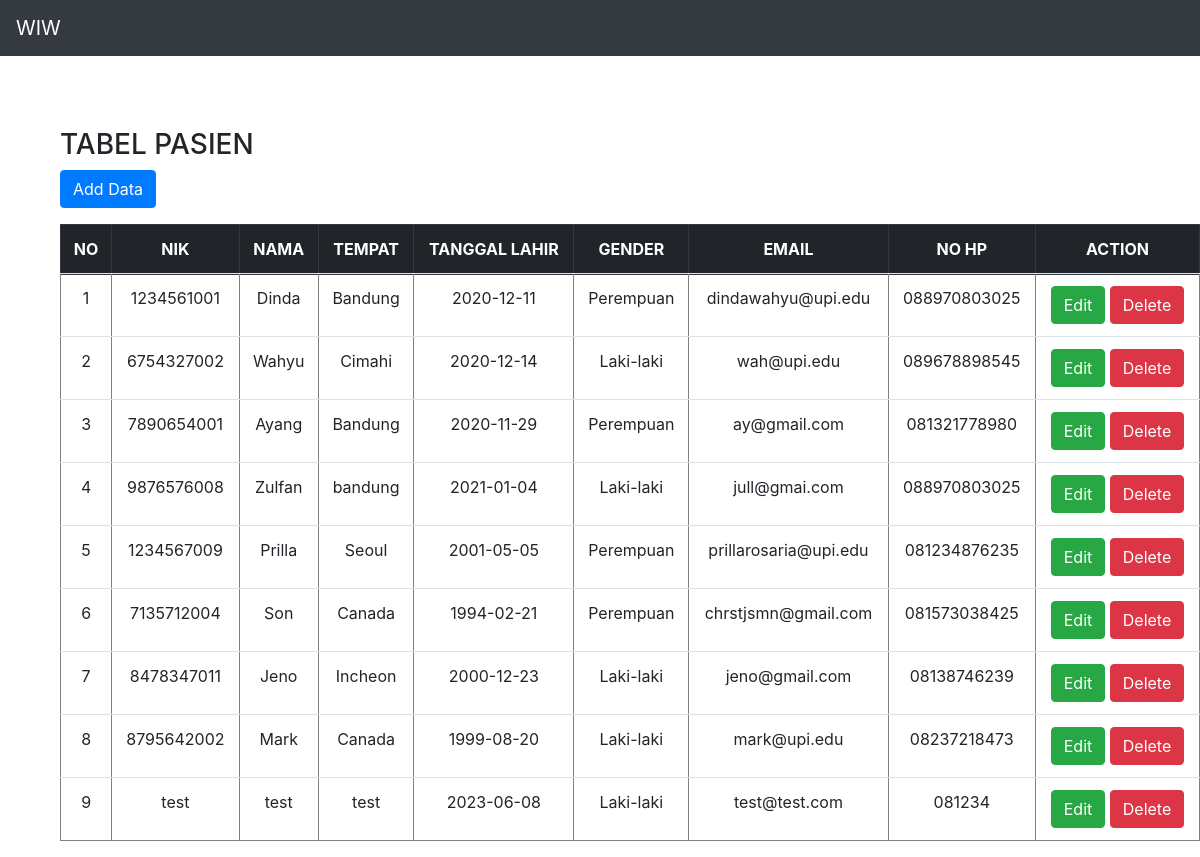
The app's page /source_code/index.php with its own data.
### tables this page shows
CREATE TABLE `pasien` (
  `id` int(11) NOT NULL,
  `nik` varchar(100) NOT NULL,
  `nama` varchar(100) NOT NULL,
  `tempat` varchar(100) NOT NULL,
  `tl` varchar(100) NOT NULL,
  `gender` varchar(10) NOT NULL,
  `email` varchar(100) NOT NULL,
  `telp` varchar(100) NOT NULL
);

### source_code/presenter/ProsesPasien.php (called while the page is built, shortened)
<?php
class ProsesPasien implements KontrakPasienPresenter
{
	private $tabelpasien;
	private $data = [];
	function __construct()
	{
		try {
			$db_host = "localhost";
			$db_user = "root";
			$db_password = "";
			$db_name = "db_lp11_mvp";
			$this->tabelpasien = new TabelPasien($db_host, $db_user, $db_password, $db_name);
			$this->data = array();
		} catch (Exception $e) {
			echo "wiw error" . $e->getMessage();
		}
	}
	function prosesDataPasien()
	{
		try {
			$this->tabelpasien->open();
			$this->tabelpasien->getPasien();
			while ($row = $this->tabelpasien->getResult()) {
				$this->data[] = $row;
			}
		} catch (Exception $e) {
			echo "wiw error part 2" . $e->getMessage();
		}
	}
	function getId($i)
	{
		return $this->data[$i]['id'];
	}
	function getNik($i)
	{
		return $this->data[$i]['nik'];
	}
	function getNama($i)
	{
		return $this->data[$i]['nama'];
	}
	function getTempat($i)
	{
		return $this->data[$i]['tempat'];
	}
	function getTl($i)
	{
		return $this->data[$i]['tl'];
	}
	function getGender($i)
	{
		return $this->data[$i]['gender'];
	}
	function getEmail($i)
	{
		return $this->data[$i]['email'];
	}
	function getTelp($i)
	{
		return $this->data[$i]['telp'];
	}
	function getSize()
	{
		return sizeof($this->data);
	}
}

### source_code/model/DB.class.php (called while the page is built, shortened)
<?php
class DB
{
	var $db_host = '';
	var $db_user = '';
	var $db_password = '';
	var $db_name = '';
	var $db_link = '';
	function __construct($db_host = '', $db_user = '', $db_password = '', $db_name = '')
	{
		$this->db_host = $db_host;
		$this->db_user = $db_user;
		$this->db_password = $db_password;
		$this->db_name = $db_name;
	}
	function open()
	{
		$this->db_link = mysqli_connect($this->db_host, $this->db_user, $this->db_password, $this->db_name);
	}
	function execute($query = "")
	{
		$this->result = mysqli_query($this->db_link, $query);
		return $this->result;
	}
}

### source_code/model/TabelPasien.class.php (called while the page is built, shortened)
<?php
class TabelPasien extends DB
{
	function getPasien()
	{
		$query = "SELECT * FROM pasien";
		return $this->execute($query);
	}
}

### source_code/view/TampilPasien.php (the view, shortened to what this page needs)
<?php
include_once("presenter/ProsesPasien.php");
class TampilPasien implements KontrakPasienView
{
	private $prosespasien;
	function __construct()
	{
		$this->prosespasien = new ProsesPasien();
	}
	function tampil()
	{
		$this->prosespasien->prosesDataPasien();
		$data = null;
		for ($i = 0; $i < $this->prosespasien->getSize(); $i++) {
			$no = $i + 1;
			$data .= "<tr>
			<td>" . $no . "</td>
			<td>" . $this->prosespasien->getNik($i) . "</td>
			<td>" . $this->prosespasien->getNama($i) . "</td>
			<td>" . $this->prosespasien->getTempat($i) . "</td>
			<td>" . $this->prosespasien->getTl($i) . "</td>
			<td>" . $this->prosespasien->getGender($i) . "</td>
			<td>" . $this->prosespasien->getEmail($i) . "</td>
			<td>" . $this->prosespasien->getTelp($i) .
				"</td>
			<td>
				<a href='index.php?action=add&id=" . $this->prosespasien->getId($i) . "'><button type='button' class='btn btn-success'>Edit</button></a>
            	<a href='index.php?action=delete&id=" . $this->prosespasien->getId($i) . "'><button type='button' class='btn btn-danger' >Delete</button></a>
          	</td>";
		}
	}
}

### source_code/index.php (shortened to what this page needs)
<?php
include("model/Template.class.php");
include("model/DB.class.php");
include("model/TabelPasien.class.php");
include("view/TampilPasien.php");
$tp = new TampilPasien();
if (isset($_GET['action'])) {
    if ($_GET['action'] == "delete") {
        $tp->deleteData($_GET['id']);
    } elseif ($_GET['action'] == "add") {
        $tp->form($_GET['id']);
    }
} else {
    $data = $tp->tampil();
}

### source_code/model/Template.class.php (shortened to what this page needs)
<?php
class Template{
	var $content = '';
	function __construct($filename = ''){
		$this->content = implode('', @file($filename));
	}
	function clear(){
		$this->content = preg_replace("/DATA_[A-Z|_|0-9]+/", "", $this->content);
	}
	function write(){
		print $this->content;
	}
	function replace($old = '', $new = ''){
		if(is_int($new)){
			$value = sprintf("%d", $new);
		}elseif(is_float($new)){
			$value = sprintf("%f", $new);
		}elseif(is_array($new)){
			$value = '';
			foreach( $new as $item){
				$value .= $item. '';
			}
		}else{
			$value = $new;
		}
		$this->content = preg_replace("/$old/",  $value, $this->content);
	}
}

### records on screen
pasien: no "1", nik "1234561001", nama "Dinda", tempat "Bandung", tl "2020-12-11", gender "Perempuan", email "dindawahyu@upi.edu", telp "088970803025"
pasien: no "2", nik "6754327002", nama "Wahyu", tempat "Cimahi", tl "2020-12-14", gender "Laki-laki", email "wah@upi.edu", telp "089678898545"
pasien: no "3", nik "7890654001", nama "Ayang", tempat "Bandung", tl "2020-11-29", gender "Perempuan", email "ay@gmail.com", telp "081321778980"
pasien: no "4", nik "9876576008", nama "Zulfan", tempat "bandung", tl "2021-01-04", gender "Laki-laki", email "jull@gmai.com", telp "088970803025"
pasien: no "5", nik "1234567009", nama "Prilla", tempat "Seoul", tl "2001-05-05", gender "Perempuan", email "prillarosaria@upi.edu", telp "081234876235"
pasien: no "6", nik "7135712004", nama "Son", tempat "Canada", tl "1994-02-21", gender "Perempuan", email "chrstjsmn@gmail.com", telp "081573038425"
pasien: no "7", nik "8478347011", nama "Jeno", tempat "Incheon", tl "2000-12-23", gender "Laki-laki", email "jeno@gmail.com", telp "08138746239"
pasien: no "8", nik "8795642002", nama "Mark", tempat "Canada", tl "1999-08-20", gender "Laki-laki", email "mark@upi.edu", telp "08237218473"
pasien: no "9", nik "test", nama "test", tempat "test", tl "2023-06-08", gender "Laki-laki", email "test@test.com", telp "081234"

### other values on screen
$this->content "WIW TABEL PASIEN Add Data NO NIK NAMA TEMPAT TANGGAL LAHIR GENDER EMAIL NO HP ACTION"
